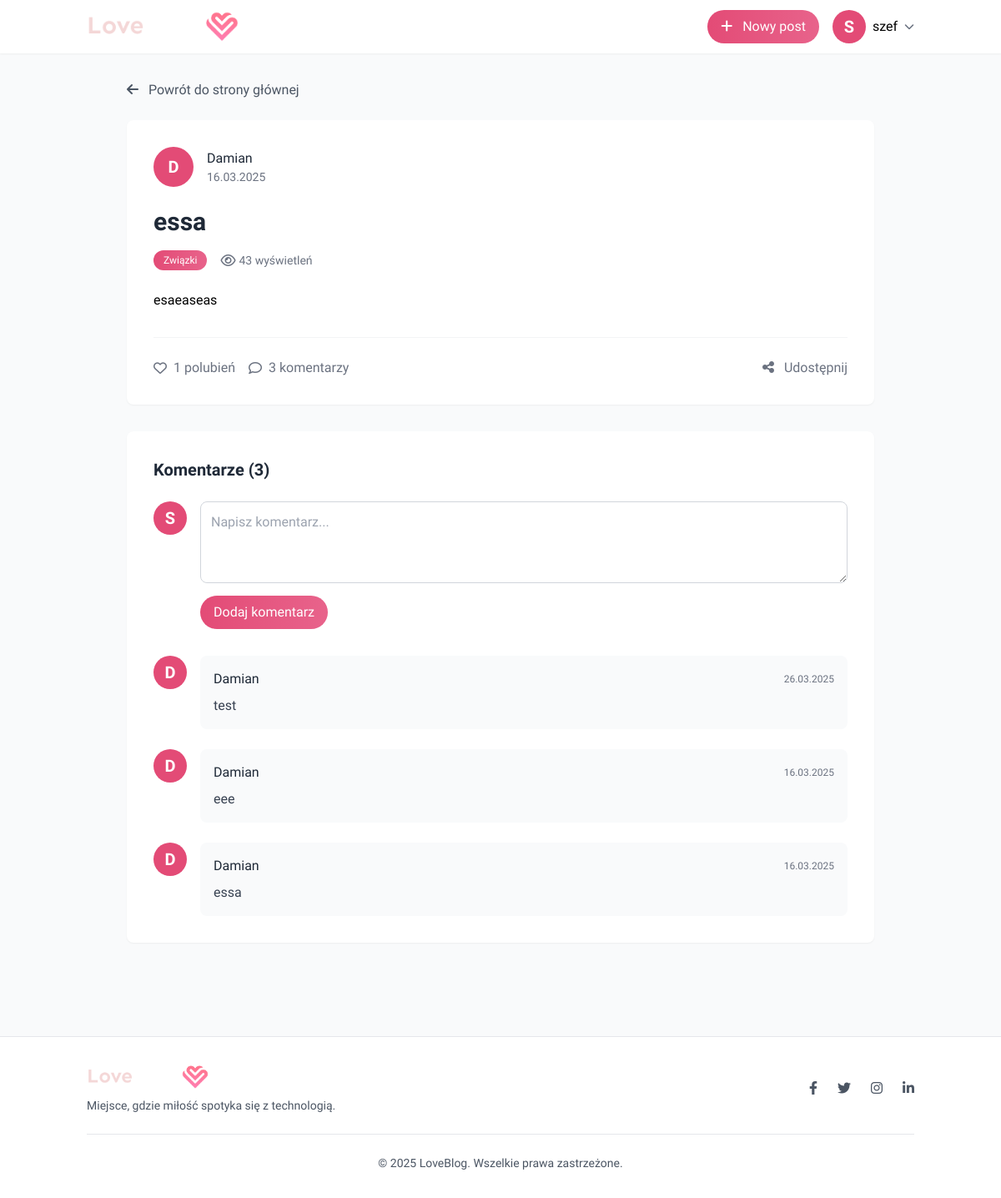
The app's page /?page=post&id=3 (signed in) with its own data.
### tables this page shows
CREATE TABLE `posts` (
  `id` int(11) NOT NULL,
  `user_id` int(11) NOT NULL,
  `title` varchar(255) NOT NULL,
  `content` text NOT NULL,
  `category` varchar(50) NOT NULL,
  `image` varchar(255) DEFAULT NULL,
  `likes_count` int(11) DEFAULT 0,
  `comments_count` int(11) DEFAULT 0,
  `views_count` int(11) DEFAULT 0,
  `created_at` datetime NOT NULL,
  `updated_at` datetime NOT NULL
);

CREATE TABLE `users` (
  `id` int(11) NOT NULL,
  `name` varchar(255) NOT NULL,
  `age` int(3) NOT NULL,
  `email` varchar(255) NOT NULL,
  `password` varchar(255) NOT NULL,
  `gender` enum('male','female') NOT NULL,
  `created_at` timestamp NOT NULL DEFAULT current_timestamp(),
  `updated_at` timestamp NOT NULL DEFAULT current_timestamp() ON UPDATE current_timestamp(),
  `profile_image` text DEFAULT NULL,
  `banner_image` text DEFAULT NULL,
  `bio` text DEFAULT NULL,
  `remember_token` varchar(255) DEFAULT NULL,
  `token_expires` datetime DEFAULT NULL,
  `interests` longtext DEFAULT NULL CHECK (json_valid(`interests`)),
  `location` varchar(100) DEFAULT NULL,
  `social_links` longtext DEFAULT NULL CHECK (json_valid(`social_links`)),
  `profile_views` int(11) DEFAULT 0
);

CREATE TABLE `comments` (
  `id` int(11) NOT NULL,
  `post_id` int(11) NOT NULL,
  `user_id` int(11) NOT NULL,
  `content` text NOT NULL,
  `created_at` datetime NOT NULL,
  `updated_at` datetime NOT NULL
);

### pages/post.php (the view, shortened to what this page needs)
<?php
require_once __DIR__ . '/../config/db.php';
$post_id = isset($_GET['id']) ? (int)$_GET['id'] : 0;
$user_id = $_SESSION['user_id'];
$user_name = $_SESSION['user_name'] ?? '';
try {
    $stmt = $pdo->prepare("
        SELECT p.*, u.name as author_name, u.profile_image as author_image
        FROM posts p
        JOIN users u ON p.user_id = u.id
        WHERE p.id = ?
    ");
    $stmt->execute([$post_id]);
    $post = $stmt->fetch(PDO::FETCH_ASSOC);
    $stmt = $pdo->prepare("
        SELECT c.*, u.name as author_name, u.profile_image as author_image
        FROM comments c
        JOIN users u ON c.user_id = u.id
        WHERE c.post_id = ?
        ORDER BY c.created_at DESC
    ");
    $stmt->execute([$post_id]);
    $comments = $stmt->fetchAll(PDO::FETCH_ASSOC);
    $stmt = $pdo->prepare("SELECT id FROM likes WHERE post_id = ? AND user_id = ?");
    $stmt->execute([$post_id, $user_id]);
    $user_liked = $stmt->rowCount() > 0;
} catch (PDOException $e) {
    $error = "Wystąpił błąd podczas pobierania danych: " . $e->getMessage();
}
function formatDate($date) {
    $timestamp = strtotime($date);
    $now = time();
    $diff = $now - $timestamp;
    if ($diff < 60) {
        return "przed chwilą";
    } elseif ($diff < 3600) {
        $minutes = floor($diff / 60);
        return $minutes . " " . ($minutes == 1 ? "minutę" : ($minutes < 5 ? "minuty" : "minut")) . " temu";
    } elseif ($diff < 86400) {
        $hours = floor($diff / 3600);
        return $hours . " " . ($hours == 1 ? "godzinę" : ($hours < 5 ? "godziny" : "godzin")) . " temu";
    } elseif ($diff < 604800) {
        $days = floor($diff / 86400);
        return $days . " " . ($days == 1 ? "dzień" : "dni") . " temu";
    } else {
        return date("d.m.Y", $timestamp);
    }
}
?>
<!DOCTYPE html>
<html lang="pl">
<head>
    <script src="https://cdn.tailwindcss.com"></script>
    <link rel="stylesheet" href="https://cdnjs.cloudflare.com/ajax/libs/font-awesome/6.4.0/css/all.min.css">
</head>
<body class="bg-gray-50 min-h-screen">
<header class="bg-white shadow-sm sticky top-0 z-50">
    <div class="container mx-auto px-4 py-3 flex justify-between items-center">
        <a href="?page=main" class="flex items-center">
            <img src="./assets/images/logo.png" alt="LoveBlog Logo" class="h-10">
        </a>
        <div class="flex items-center space-x-4">
            <a href="?page=create_post" class="bg-button-gradient text-white px-4 py-2 rounded-full font-medium btn-hover-effect hidden sm:block">
                <i class="fas fa-plus mr-2"></i> Nowy post
            </a>
            <div class="relative group">
                <button class="flex items-center space-x-2 focus:outline-none">
                    <div class="w-10 h-10 rounded-full bg-gray-200 overflow-hidden">
                        <?php if (isset($_SESSION['user_profile_image']) && !empty($_SESSION['user_profile_image'])): ?>
                            <img src="<?php echo htmlspecialchars($_SESSION['user_profile_image']); ?>" alt="<?php echo htmlspecialchars($user_name); ?>" class="w-full h-full object-cover">
                        <?php else: ?>
                            <div class="w-full h-full flex items-center justify-center bg-primary text-white text-xl font-bold">
                                <?php echo strtoupper(substr($user_name, 0, 1)); ?>
                            </div>
                        <?php endif; ?>
                    </div>
                    <span class="hidden md:block font-medium"><?php echo htmlspecialchars($user_name); ?></span>
                    <i class="fas fa-chevron-down text-xs text-gray-500"></i>
                </button>
            </div>
        </div>
    </div>
</header>
<div class="container mx-auto px-4 py-8">
    <?php if (isset($post)): ?>
        <div class="max-w-4xl mx-auto">
            <div class="mb-6">
                <a href="?page=main" class="text-gray-600 hover:text-primary transition">
                    <i class="fas fa-arrow-left mr-2"></i> Powrót do strony głównej
                </a>
            </div>
            <div class="bg-white rounded-lg shadow-sm overflow-hidden mb-8">
                <div class="p-6 md:p-8">
                    <div class="flex items-center mb-6">
                        <div class="w-12 h-12 rounded-full bg-gray-200 overflow-hidden mr-4">
                            <?php if (!empty($post['author_image'])): ?>
                                <img src="<?php echo htmlspecialchars($post['author_image']); ?>" alt="<?php echo htmlspecialchars($post['author_name']); ?>" class="w-full h-full object-cover">
                            <?php else: ?>
                                <div class="w-full h-full flex items-center justify-center bg-primary text-white text-xl font-bold">
                                    <?php echo strtoupper(substr($post['author_name'], 0, 1)); ?>
                                </div>
                            <?php endif; ?>
                        </div>
                        <div>
                            <h4 class="font-medium text-gray-800"><?php echo htmlspecialchars($post['author_name']); ?></h4>
                            <p class="text-sm text-gray-500"><?php echo formatDate($post['created_at']); ?></p>
                        </div>
                    </div>
                    <h1 class="text-2xl md:text-3xl font-bold text-gray-800 mb-4"><?php echo htmlspecialchars($post['title']); ?></h1>
                    <div class="flex items-center mb-6">
                        <span class="category-badge text-white text-xs px-3 py-1 rounded-full mr-4">
                            <?php echo htmlspecialchars($post['category']); ?>
                        </span>
                        <div class="flex items-center space-x-4 text-gray-500">
                            <div class="flex items-center">
                                <i class="far fa-eye mr-1"></i>
                                <span class="text-sm"><?php echo $post['views_count']; ?> wyświetleń</span>
                            </div>
                        </div>
                    </div>
                    <div class="prose max-w-none mb-8">
                        <?php echo $post['content']; ?>
                    </div>
                    <div class="flex items-center justify-between border-t border-gray-100 pt-6">
                        <div class="flex items-center space-x-4">
                            <?php if ($user_liked): ?>
                                <a href="?page=post&id=<?php echo $post_id; ?>&action=unlike" class="flex items-center text-primary">
                                    <i class="fas fa-heart mr-2"></i>
                                    <span><?php echo $post['likes_count']; ?> polubień</span>
                                </a>
                            <?php else: ?>
                                <a href="?page=post&id=<?php echo $post_id; ?>&action=like" class="flex items-center text-gray-500 hover:text-primary transition">
                                    <i class="far fa-heart mr-2"></i>
                                    <span><?php echo $post['likes_count']; ?> polubień</span>
                                </a>
                            <?php endif; ?>
                            <div class="flex items-center text-gray-500">
                                <i class="far fa-comment mr-2"></i>
                                <span><?php echo $post['comments_count']; ?> komentarzy</span>
                            </div>
                        </div>
                        <div class="flex items-center">
                            <button class="text-gray-500 hover:text-primary transition">
                                <i class="fas fa-share-alt mr-2"></i>
                                <span>Udostępnij</span>
                            </button>
                        </div>
                    </div>
                </div>
            </div>
            <div class="bg-white rounded-lg shadow-sm overflow-hidden mb-8">
                <div class="p-6 md:p-8">
                    <h2 class="text-xl font-bold text-gray-800 mb-6">Komentarze (<?php echo count($comments); ?>)</h2>
                    <form method="POST" action="" class="mb-8">
                        <div class="flex items-start space-x-4">
                            <div class="w-10 h-10 rounded-full bg-gray-200 overflow-hidden flex-shrink-0">
                                <?php if (isset($_SESSION['user_profile_image']) && !empty($_SESSION['user_profile_image'])): ?>
                                    <img src="<?php echo htmlspecialchars($_SESSION['user_profile_image']); ?>" alt="<?php echo htmlspecialchars($user_name); ?>" class="w-full h-full object-cover">
                                <?php else: ?>
                                    <div class="w-full h-full flex items-center justify-center bg-primary text-white text-xl font-bold">
                                        <?php echo strtoupper(substr($user_name, 0, 1)); ?>
                                    </div>
                                <?php endif; ?>
                            </div>
                            <div class="flex-grow">
                                <textarea
                                    name="comment"
                                    placeholder="Napisz komentarz..."
                                    class="w-full border border-gray-300 rounded-lg p-3 focus:outline-none focus:border-primary"
                                    rows="3"
                                    required
                                ></textarea>
                                <button type="submit" class="mt-2 bg-button-gradient text-white px-4 py-2 rounded-full font-medium btn-hover-effect">
                                    Dodaj komentarz
                                </button>
                            </div>
                        </div>
                    </form>
                    <?php if (empty($comments)): ?>
                        <div class="text-center py-8">
                            <p class="text-gray-500">Brak komentarzy. Bądź pierwszy i dodaj komentarz!</p>
                        </div>
                    <?php else: ?>
                        <div class="space-y-6">
                            <?php foreach ($comments as $comment): ?>
                                <div class="flex items-start space-x-4">
                                    <div class="w-10 h-10 rounded-full bg-gray-200 overflow-hidden flex-shrink-0">
                                        <?php if (!empty($comment['author_image'])): ?>
                                            <img src="<?php echo htmlspecialchars($comment['author_image']); ?>" alt="<?php echo htmlspecialchars($comment['author_name']); ?>" class="w-full h-full object-cover">
                                        <?php else: ?>
                                            <div class="w-full h-full flex items-center justify-center bg-primary text-white text-xl font-bold">
                                                <?php echo strtoupper(substr($comment['author_name'], 0, 1)); ?>
                                            </div>
                                        <?php endif; ?>
                                    </div>
                                    <div class="flex-grow">
                                        <div class="bg-gray-50 rounded-lg p-4">
                                            <div class="flex items-center justify-between mb-2">
                                                <h4 class="font-medium text-gray-800"><?php echo htmlspecialchars($comment['author_name']); ?></h4>
                                                <p class="text-xs text-gray-500"><?php echo formatDate($comment['created_at']); ?></p>
                                            </div>
                                            <p class="text-gray-700"><?php echo nl2br(htmlspecialchars($comment['content'])); ?></p>
                                        </div>
                                    </div>
                                </div>
                            <?php endforeach; ?>
                        </div>
                    <?php endif; ?>
                </div>
            </div>
        </div>
    <?php endif; ?>
</div>
<footer class="bg-white border-t border-gray-200 mt-12 py-8">
    <div class="container mx-auto px-4">
        <div class="flex flex-col md:flex-row justify-between items-center">
            <div class="mb-4 md:mb-0">
                <img src="./assets/images/logo.png" alt="LoveBlog Logo" class="h-8">
                <p class="text-gray-600 text-sm mt-2">Miejsce, gdzie miłość spotyka się z technologią.</p>
            </div>
            <div class="flex space-x-6">
                <a href="#" class="text-gray-600 hover:text-primary transition">
                    <i class="fab fa-facebook-f"></i>
                </a>
                <a href="#" class="text-gray-600 hover:text-primary transition">
                    <i class="fab fa-twitter"></i>
                </a>
                <a href="#" class="text-gray-600 hover:text-primary transition">
                    <i class="fab fa-instagram"></i>
                </a>
                <a href="#" class="text-gray-600 hover:text-primary transition">
                    <i class="fab fa-linkedin-in"></i>
                </a>
            </div>
        </div>
        <div class="border-t border-gray-200 mt-6 pt-6 text-center">
            <p class="text-gray-600 text-sm">
                &copy; <?php echo date('Y'); ?> LoveBlog. Wszelkie prawa zastrzeżone.
            </p>
        </div>
    </div>
</footer>
</body>
</html>

### pages/post.php (style rules this page uses)
body { font-family: 'Sen', sans-serif; }
.btn-hover-effect { transition: all 0.3s ease; background-size: 200% auto; background-position: left center; }
.bg-button-gradient { background: linear-gradient(to right, #e34b76, #e8638b); }
.category-badge { background: linear-gradient(to right, #e34b76, #e8638b); }

### records on screen
posts: user.name "D", user.name "Damian", created_at "16.03.2025", title "essa", category "Związki", views_count "43", content "esaeaseas", likes_count "1", comments_count "3"
comments: user.name "D", user.name "Damian", created_at "26.03.2025", content "test"
comments: user.name "D", user.name "Damian", created_at "16.03.2025", content "eee"
comments: user.name "D", user.name "Damian", created_at "16.03.2025", content "essa"

### other values on screen
substr($user_name, 0, 1) "S"
$user_name "szef"
count($comments) "3"
